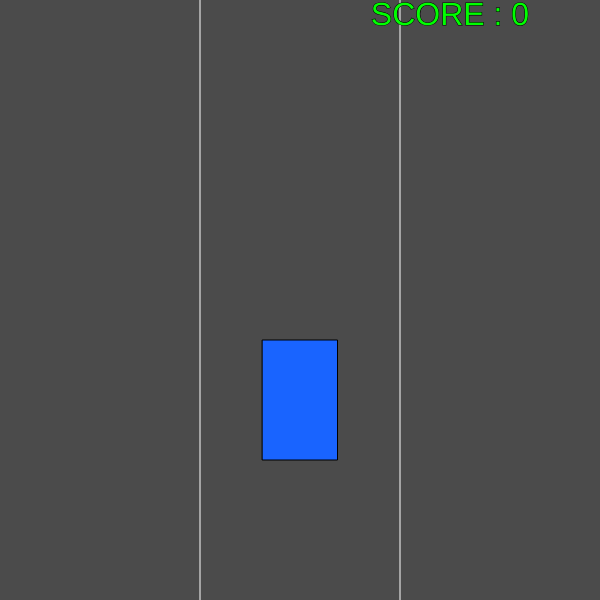
Frame 1 (no input)
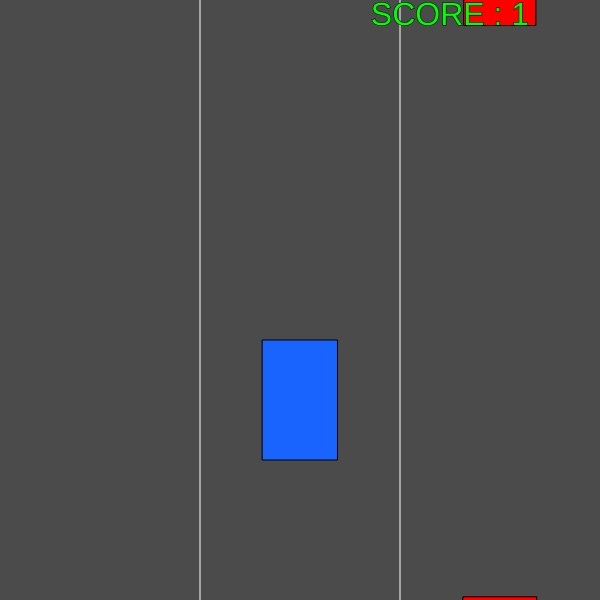
Frame 60 (no input)
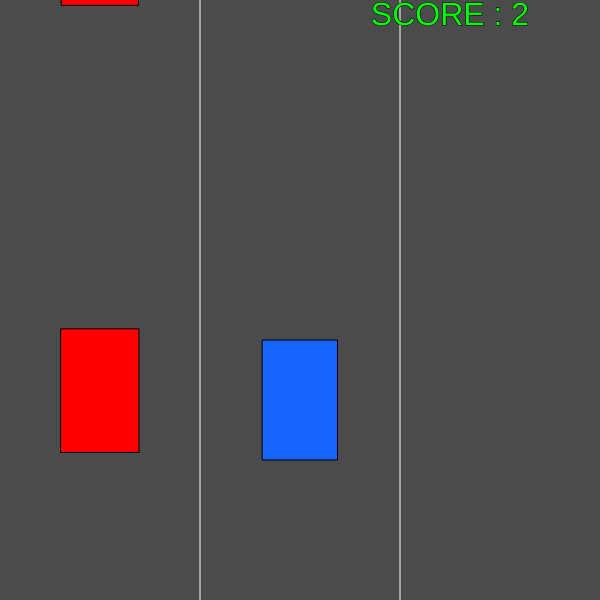
Frame 120 (the mouse pressed at the canvas centre since frame 60)

The p5.js sketch that drew these frames (run headless with seeded random() and noise() and a simulated clock; from frame 60 on, the mouse is pressed at the canvas centre):

// p5.js sketch
// ── sketch.js
var car;
var lanex = [100,300,500];
var enemies = [];
var waiting = [];
var hit = false;
var score = 0;

function setup() {
  createCanvas(600,600);
  rectMode(CENTER);
  textAlign(CENTER,CENTER);
  car = new Car;
}

function draw() {
  background(75);
  stroke(255);
  line(width/3,0,width/3,height);
  line(width*2/3,0,width*2/3,height);
  stroke(0);
  car.show();

  createen();
  reveal();

  if(car.x<0) car.x = width/6;
  if(car.x>width) car.x = width*5/6;
  if(car.y - car.h/2<0) car.y = car.h/2;
  if(car.y + car.h/2>height) car.y = height - car.h/2;

  del();
  delwait();
  checkhit();
  moveen();
  scorer();

  if(hit===true){
    fill(255,0,0);
    textSize(60);
    text("GAME OVER",width/2,height/2);
  }
}


var Car = function(){
  this.x = width/2;
  this.y = height*2/3;
  this.b = 75;
  this.h = 120;
  this.show = function(){
    fill(25,100,255);
    rect(this.x,this.y,this.b,this.h);
  }
}


var Enemy = function(){
  this.x = random(lanex);
  this.h = random(100,150);
  this.y = random(-height,-this.h);
  this.b = random(70,80);
  this.show = function(){
    fill(255,0,0);
    rect(this.x,this.y,this.b,this.h);
  }
}


function createen(){
  if(enemies.length===0){
    var enemy = new Enemy;
    enemies.push(enemy);
    waiting.push(enemy);
  }
  else{
    if(enemies[enemies.length-1].y>=height/3){
      var enemy = new Enemy;
      enemies.push(enemy);
      waiting.push(enemy);
    }
  }
}


function reveal(){
  for (var i = 0; i < enemies.length; i++) {
    enemies[i].show();
  }
}


function moveen(){
  if(hit===false){
    for (var i = 0; i < enemies.length; i++) {
      enemies[i].y+=15;
    }
  }
}


  function del(){
    for (var i = 0; i < enemies.length; i++) {
      if(enemies[i].y - enemies[i].h/2 >= height){
        enemies.splice(i,1);
      }
    }
  }

  function delwait(){
    for(var i =0;i<waiting.length;i++){
      if(waiting[i].y - waiting[i].h/2>car.y+car.h/2){
        waiting.splice(i,1);
        score++;
      }
    }
  }

function checkhit(){
    for (var i = 0; i < waiting.length; i++) {
      if(waiting[i].x===car.x){
        if(car.y - waiting[i].y<=car.h/2){
          hit = true;
        }
      }
    }
  }

function scorer(){
  fill(0,255,0);
  textSize(32);
  text("SCORE : "+score,width-150,16);
}

function keyPressed(){
  if(hit===false){
    if(keyCode===UP_ARROW) car.y-=30;
    if(keyCode===DOWN_ARROW) car.y+=30;
    if(keyCode===LEFT_ARROW) car.x-=width/3;
    if(keyCode===RIGHT_ARROW) car.x+=width/3;
  }
}
